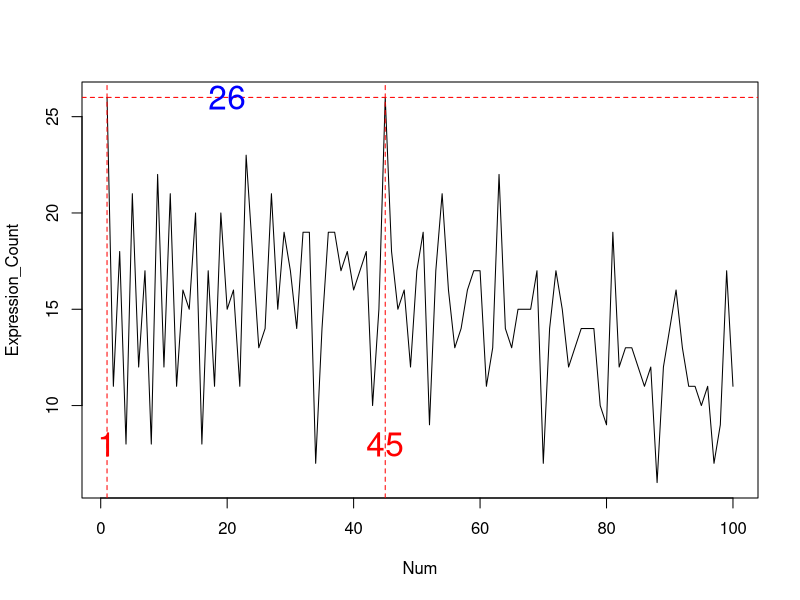

Write R code to recreate this figure.
#=======5==========
#======Dynamic programming======
symbol <- c('+', '-', '')
num1 <<- c('1','2','3','4','5','6','7','8','9')
num2 <<- c('9','8','7','6','5','4','3','2','1')
strvectot <<- c()

#枚举出所有的表达式
assemble <- function(prevStr, leng){
  if(leng <= length(num1)){
    prevStr = paste(prevStr, num1[leng],sep = "") 
  }
  for (i in 1:length(symbol)) {
    #如果还没到第九个数字，则继续递归
    if(leng < length(num1)){
      nextstr <- paste(prevStr,symbol[i],sep = "")
      assemble(nextstr, leng + 1)
    }
    #如果到了则添加进strvectot中
    else{
      strvectot <<- c(strvectot, prevStr)
      break
    }
  }
  return(strvectot)
}
assemble("", 1)

#找出等于n的表达式集合
Find_expression <- function(n){
  count <- 0
  answer <- c()
  for (i in 1:length(strvectot)) {
    #eval(parse(text))可以将字符串转为命令执行，需要牢记
    if(eval(parse(text = strvectot[i])) == n){
      count = count + 1
      answer[count] <- paste("解",count,":",strvectot[i],"=",n,sep = "")
    }
  }
  answer[count + 1] <- paste("符合条件的等式一共有：",count, "个")
  return(answer)
}

Find_expression(100)

#=======5.2====
Find_expression_count <- function(n){
  count <- 0
  for (i in 1:length(strvectot)) {
    #eval(parse(text))可以将字符串转为命令执行，需要牢记
    if(eval(parse(text = strvectot[i])) == n){
      count = count + 1
    }
  }
  return(count)
}

Total_solutions <- c()
for (i in 1:100) {
  Total_solutions <- c(Total_solutions,Find_expression_count(i))
}

#绘制图像
plot(seq(1,100,1),Total_solutions,type = "l",
     xlab = "Num",ylab = "Expression_Count")
#标出最大值点及其横纵坐标
abline(h=max(Total_solutions),col="red",lty=2)
abline(v=which(Total_solutions==max(Total_solutions)),col="red",lty=2)
text(20,max(Total_solutions),max(Total_solutions),
     cex=2,col="blue")
text(which(Total_solutions==max(Total_solutions)),
     8,which(Total_solutions==max(Total_solutions)),
     cex=2,col="red")